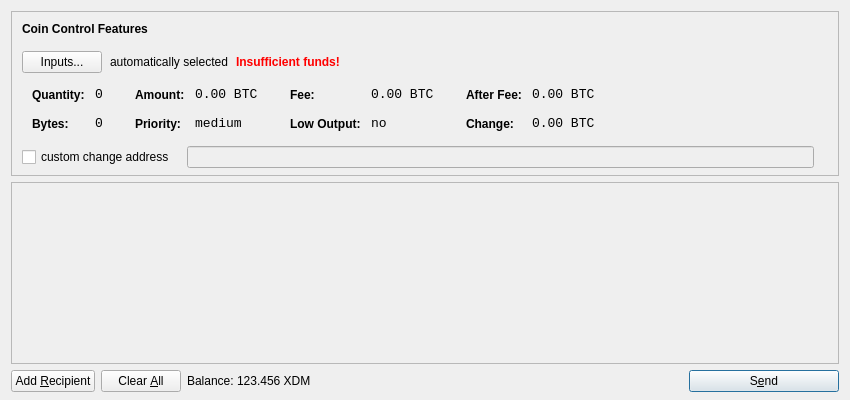
<?xml version="1.0" encoding="UTF-8"?>
<ui version="4.0">
 <class>SendCoinsDialog</class>
 <widget class="QDialog" name="SendCoinsDialog">
  <property name="geometry">
   <rect>
    <x>0</x>
    <y>0</y>
    <width>850</width>
    <height>400</height>
   </rect>
  </property>
  <property name="windowTitle">
   <string>Send Coins</string>
  </property>
  <layout class="QVBoxLayout" name="verticalLayout" stretch="0,1,0">
   <property name="bottomMargin">
    <number>8</number>
   </property>
   <item>
    <widget class="QFrame" name="frameCoinControl">
     <property name="sizePolicy">
      <sizepolicy hsizetype="Expanding" vsizetype="Expanding">
       <horstretch>0</horstretch>
       <verstretch>0</verstretch>
      </sizepolicy>
     </property>
     <property name="maximumSize">
      <size>
       <width>16777215</width>
       <height>16777215</height>
      </size>
     </property>
     <property name="frameShape">
      <enum>QFrame::StyledPanel</enum>
     </property>
     <property name="frameShadow">
      <enum>QFrame::Sunken</enum>
     </property>
     <layout class="QVBoxLayout" name="verticalLayoutCoinControl2">
      <property name="spacing">
       <number>-1</number>
      </property>
      <property name="leftMargin">
       <number>0</number>
      </property>
      <property name="topMargin">
       <number>0</number>
      </property>
      <property name="rightMargin">
       <number>0</number>
      </property>
      <property name="bottomMargin">
       <number>6</number>
      </property>
      <item>
       <layout class="QVBoxLayout" name="verticalLayoutCoinControl" stretch="0,0,0,0,1">
        <property name="spacing">
         <number>0</number>
        </property>
        <property name="leftMargin">
         <number>10</number>
        </property>
        <property name="topMargin">
         <number>10</number>
        </property>
        <item>
         <layout class="QHBoxLayout" name="horizontalLayoutCoinControl1">
          <property name="bottomMargin">
           <number>15</number>
          </property>
          <item>
           <widget class="QLabel" name="labelCoinControlFeatures">
            <property name="sizePolicy">
             <sizepolicy hsizetype="Preferred" vsizetype="Maximum">
              <horstretch>0</horstretch>
              <verstretch>0</verstretch>
             </sizepolicy>
            </property>
            <property name="font">
             <font>
              <weight>75</weight>
              <bold>true</bold>
             </font>
            </property>
            <property name="styleSheet">
             <string notr="true">font-weight:bold;</string>
            </property>
            <property name="text">
             <string>Coin Control Features</string>
            </property>
           </widget>
          </item>
         </layout>
        </item>
        <item>
         <layout class="QHBoxLayout" name="horizontalLayoutCoinControl2" stretch="0,0,0,0">
          <property name="spacing">
           <number>8</number>
          </property>
          <property name="bottomMargin">
           <number>10</number>
          </property>
          <item>
           <widget class="QPushButton" name="pushButtonCoinControl">
            <property name="styleSheet">
             <string notr="true"/>
            </property>
            <property name="text">
             <string>Inputs...</string>
            </property>
           </widget>
          </item>
          <item>
           <widget class="QLabel" name="labelCoinControlAutomaticallySelected">
            <property name="text">
             <string>automatically selected</string>
            </property>
            <property name="margin">
             <number>5</number>
            </property>
           </widget>
          </item>
          <item>
           <widget class="QLabel" name="labelCoinControlInsuffFunds">
            <property name="font">
             <font>
              <weight>75</weight>
              <bold>true</bold>
             </font>
            </property>
            <property name="styleSheet">
             <string notr="true">color:red;font-weight:bold;</string>
            </property>
            <property name="text">
             <string>Insufficient funds!</string>
            </property>
            <property name="margin">
             <number>5</number>
            </property>
           </widget>
          </item>
          <item>
           <spacer name="horizontalSpacerCoinControl">
            <property name="orientation">
             <enum>Qt::Horizontal</enum>
            </property>
            <property name="sizeHint" stdset="0">
             <size>
              <width>40</width>
              <height>1</height>
             </size>
            </property>
           </spacer>
          </item>
         </layout>
        </item>
        <item>
         <widget class="QWidget" name="widgetCoinControl" native="true">
          <property name="sizePolicy">
           <sizepolicy hsizetype="Preferred" vsizetype="Preferred">
            <horstretch>0</horstretch>
            <verstretch>0</verstretch>
           </sizepolicy>
          </property>
          <property name="minimumSize">
           <size>
            <width>0</width>
            <height>0</height>
           </size>
          </property>
          <property name="styleSheet">
           <string notr="true"/>
          </property>
          <layout class="QHBoxLayout" name="horizontalLayoutCoinControl5">
           <property name="margin">
            <number>0</number>
           </property>
           <item>
            <layout class="QHBoxLayout" name="horizontalLayoutCoinControl3" stretch="0,0,0,1">
             <property name="spacing">
              <number>20</number>
             </property>
             <property name="topMargin">
              <number>0</number>
             </property>
             <property name="bottomMargin">
              <number>10</number>
             </property>
             <item>
              <layout class="QFormLayout" name="formLayoutCoinControl1">
               <property name="horizontalSpacing">
                <number>10</number>
               </property>
               <property name="verticalSpacing">
                <number>14</number>
               </property>
               <property name="leftMargin">
                <number>10</number>
               </property>
               <property name="topMargin">
                <number>4</number>
               </property>
               <property name="rightMargin">
                <number>6</number>
               </property>
               <item row="0" column="0">
                <widget class="QLabel" name="labelCoinControlQuantityText">
                 <property name="styleSheet">
                  <string notr="true">font-weight:bold;</string>
                 </property>
                 <property name="text">
                  <string>Quantity:</string>
                 </property>
                 <property name="margin">
                  <number>0</number>
                 </property>
                </widget>
               </item>
               <item row="0" column="1">
                <widget class="QLabel" name="labelCoinControlQuantity">
                 <property name="font">
                  <font>
                   <family>Monospace</family>
                   <pointsize>10</pointsize>
                  </font>
                 </property>
                 <property name="cursor">
                  <cursorShape>IBeamCursor</cursorShape>
                 </property>
                 <property name="contextMenuPolicy">
                  <enum>Qt::ActionsContextMenu</enum>
                 </property>
                 <property name="text">
                  <string notr="true">0</string>
                 </property>
                 <property name="margin">
                  <number>0</number>
                 </property>
                 <property name="textInteractionFlags">
                  <set>Qt::LinksAccessibleByMouse|Qt::TextSelectableByKeyboard|Qt::TextSelectableByMouse</set>
                 </property>
                </widget>
               </item>
               <item row="1" column="0">
                <widget class="QLabel" name="labelCoinControlBytesText">
                 <property name="styleSheet">
                  <string notr="true">font-weight:bold;</string>
                 </property>
                 <property name="text">
                  <string>Bytes:</string>
                 </property>
                </widget>
               </item>
               <item row="1" column="1">
                <widget class="QLabel" name="labelCoinControlBytes">
                 <property name="font">
                  <font>
                   <family>Monospace</family>
                   <pointsize>10</pointsize>
                  </font>
                 </property>
                 <property name="cursor">
                  <cursorShape>IBeamCursor</cursorShape>
                 </property>
                 <property name="contextMenuPolicy">
                  <enum>Qt::ActionsContextMenu</enum>
                 </property>
                 <property name="text">
                  <string notr="true">0</string>
                 </property>
                 <property name="textInteractionFlags">
                  <set>Qt::LinksAccessibleByMouse|Qt::TextSelectableByKeyboard|Qt::TextSelectableByMouse</set>
                 </property>
                </widget>
               </item>
              </layout>
             </item>
             <item>
              <layout class="QFormLayout" name="formLayoutCoinControl2">
               <property name="horizontalSpacing">
                <number>10</number>
               </property>
               <property name="verticalSpacing">
                <number>14</number>
               </property>
               <property name="leftMargin">
                <number>6</number>
               </property>
               <property name="topMargin">
                <number>4</number>
               </property>
               <property name="rightMargin">
                <number>6</number>
               </property>
               <item row="0" column="0">
                <widget class="QLabel" name="labelCoinControlAmountText">
                 <property name="styleSheet">
                  <string notr="true">font-weight:bold;</string>
                 </property>
                 <property name="text">
                  <string>Amount:</string>
                 </property>
                 <property name="margin">
                  <number>0</number>
                 </property>
                </widget>
               </item>
               <item row="0" column="1">
                <widget class="QLabel" name="labelCoinControlAmount">
                 <property name="font">
                  <font>
                   <family>Monospace</family>
                   <pointsize>10</pointsize>
                  </font>
                 </property>
                 <property name="cursor">
                  <cursorShape>IBeamCursor</cursorShape>
                 </property>
                 <property name="contextMenuPolicy">
                  <enum>Qt::ActionsContextMenu</enum>
                 </property>
                 <property name="text">
                  <string notr="true">0.00 BTC</string>
                 </property>
                 <property name="textInteractionFlags">
                  <set>Qt::LinksAccessibleByMouse|Qt::TextSelectableByKeyboard|Qt::TextSelectableByMouse</set>
                 </property>
                </widget>
               </item>
               <item row="1" column="0">
                <widget class="QLabel" name="labelCoinControlPriorityText">
                 <property name="styleSheet">
                  <string notr="true">font-weight:bold;</string>
                 </property>
                 <property name="text">
                  <string>Priority:</string>
                 </property>
                </widget>
               </item>
               <item row="1" column="1">
                <widget class="QLabel" name="labelCoinControlPriority">
                 <property name="font">
                  <font>
                   <family>Monospace</family>
                   <pointsize>10</pointsize>
                  </font>
                 </property>
                 <property name="cursor">
                  <cursorShape>IBeamCursor</cursorShape>
                 </property>
                 <property name="contextMenuPolicy">
                  <enum>Qt::ActionsContextMenu</enum>
                 </property>
                 <property name="text">
                  <string>medium</string>
                 </property>
                 <property name="textInteractionFlags">
                  <set>Qt::LinksAccessibleByMouse|Qt::TextSelectableByKeyboard|Qt::TextSelectableByMouse</set>
                 </property>
                </widget>
               </item>
              </layout>
             </item>
             <item>
              <layout class="QFormLayout" name="formLayoutCoinControl3">
               <property name="horizontalSpacing">
                <number>10</number>
               </property>
               <property name="verticalSpacing">
                <number>14</number>
               </property>
               <property name="leftMargin">
                <number>6</number>
               </property>
               <property name="topMargin">
                <number>4</number>
               </property>
               <property name="rightMargin">
                <number>6</number>
               </property>
               <item row="0" column="0">
                <widget class="QLabel" name="labelCoinControlFeeText">
                 <property name="styleSheet">
                  <string notr="true">font-weight:bold;</string>
                 </property>
                 <property name="text">
                  <string>Fee:</string>
                 </property>
                 <property name="margin">
                  <number>0</number>
                 </property>
                </widget>
               </item>
               <item row="0" column="1">
                <widget class="QLabel" name="labelCoinControlFee">
                 <property name="font">
                  <font>
                   <family>Monospace</family>
                   <pointsize>10</pointsize>
                  </font>
                 </property>
                 <property name="cursor">
                  <cursorShape>IBeamCursor</cursorShape>
                 </property>
                 <property name="contextMenuPolicy">
                  <enum>Qt::ActionsContextMenu</enum>
                 </property>
                 <property name="text">
                  <string notr="true">0.00 BTC</string>
                 </property>
                 <property name="textInteractionFlags">
                  <set>Qt::LinksAccessibleByMouse|Qt::TextSelectableByKeyboard|Qt::TextSelectableByMouse</set>
                 </property>
                </widget>
               </item>
               <item row="1" column="0">
                <widget class="QLabel" name="labelCoinControlLowOutputText">
                 <property name="styleSheet">
                  <string notr="true">font-weight:bold;</string>
                 </property>
                 <property name="text">
                  <string>Low Output:</string>
                 </property>
                </widget>
               </item>
               <item row="1" column="1">
                <widget class="QLabel" name="labelCoinControlLowOutput">
                 <property name="font">
                  <font>
                   <family>Monospace</family>
                   <pointsize>10</pointsize>
                  </font>
                 </property>
                 <property name="cursor">
                  <cursorShape>IBeamCursor</cursorShape>
                 </property>
                 <property name="contextMenuPolicy">
                  <enum>Qt::ActionsContextMenu</enum>
                 </property>
                 <property name="text">
                  <string>no</string>
                 </property>
                 <property name="textInteractionFlags">
                  <set>Qt::LinksAccessibleByMouse|Qt::TextSelectableByKeyboard|Qt::TextSelectableByMouse</set>
                 </property>
                </widget>
               </item>
              </layout>
             </item>
             <item>
              <layout class="QFormLayout" name="formLayoutCoinControl4">
               <property name="horizontalSpacing">
                <number>10</number>
               </property>
               <property name="verticalSpacing">
                <number>14</number>
               </property>
               <property name="leftMargin">
                <number>6</number>
               </property>
               <property name="topMargin">
                <number>4</number>
               </property>
               <property name="rightMargin">
                <number>6</number>
               </property>
               <item row="0" column="0">
                <widget class="QLabel" name="labelCoinControlAfterFeeText">
                 <property name="styleSheet">
                  <string notr="true">font-weight:bold;</string>
                 </property>
                 <property name="text">
                  <string>After Fee:</string>
                 </property>
                 <property name="margin">
                  <number>0</number>
                 </property>
                </widget>
               </item>
               <item row="0" column="1">
                <widget class="QLabel" name="labelCoinControlAfterFee">
                 <property name="font">
                  <font>
                   <family>Monospace</family>
                   <pointsize>10</pointsize>
                  </font>
                 </property>
                 <property name="cursor">
                  <cursorShape>IBeamCursor</cursorShape>
                 </property>
                 <property name="contextMenuPolicy">
                  <enum>Qt::ActionsContextMenu</enum>
                 </property>
                 <property name="text">
                  <string notr="true">0.00 BTC</string>
                 </property>
                 <property name="textInteractionFlags">
                  <set>Qt::LinksAccessibleByMouse|Qt::TextSelectableByKeyboard|Qt::TextSelectableByMouse</set>
                 </property>
                </widget>
               </item>
               <item row="1" column="0">
                <widget class="QLabel" name="labelCoinControlChangeText">
                 <property name="styleSheet">
                  <string notr="true">font-weight:bold;</string>
                 </property>
                 <property name="text">
                  <string>Change:</string>
                 </property>
                </widget>
               </item>
               <item row="1" column="1">
                <widget class="QLabel" name="labelCoinControlChange">
                 <property name="font">
                  <font>
                   <family>Monospace</family>
                   <pointsize>10</pointsize>
                  </font>
                 </property>
                 <property name="cursor">
                  <cursorShape>IBeamCursor</cursorShape>
                 </property>
                 <property name="contextMenuPolicy">
                  <enum>Qt::ActionsContextMenu</enum>
                 </property>
                 <property name="text">
                  <string notr="true">0.00 BTC</string>
                 </property>
                 <property name="textInteractionFlags">
                  <set>Qt::LinksAccessibleByMouse|Qt::TextSelectableByKeyboard|Qt::TextSelectableByMouse</set>
                 </property>
                </widget>
               </item>
              </layout>
             </item>
            </layout>
           </item>
          </layout>
         </widget>
        </item>
        <item>
         <layout class="QHBoxLayout" name="horizontalLayoutCoinControl4" stretch="0,0,0">
          <property name="spacing">
           <number>12</number>
          </property>
          <property name="sizeConstraint">
           <enum>QLayout::SetDefaultConstraint</enum>
          </property>
          <property name="topMargin">
           <number>5</number>
          </property>
          <property name="rightMargin">
           <number>5</number>
          </property>
          <item>
           <widget class="QCheckBox" name="checkBoxCoinControlChange">
            <property name="text">
             <string>custom change address</string>
            </property>
           </widget>
          </item>
          <item>
           <widget class="QLineEdit" name="lineEditCoinControlChange">
            <property name="enabled">
             <bool>false</bool>
            </property>
            <property name="sizePolicy">
             <sizepolicy hsizetype="Expanding" vsizetype="Fixed">
              <horstretch>0</horstretch>
              <verstretch>0</verstretch>
             </sizepolicy>
            </property>
           </widget>
          </item>
          <item>
           <widget class="QLabel" name="labelCoinControlChangeLabel">
            <property name="sizePolicy">
             <sizepolicy hsizetype="Preferred" vsizetype="Expanding">
              <horstretch>0</horstretch>
              <verstretch>0</verstretch>
             </sizepolicy>
            </property>
            <property name="minimumSize">
             <size>
              <width>0</width>
              <height>0</height>
             </size>
            </property>
            <property name="text">
             <string/>
            </property>
            <property name="margin">
             <number>3</number>
            </property>
           </widget>
          </item>
         </layout>
        </item>
        <item>
         <spacer name="verticalSpacerCoinControl">
          <property name="orientation">
           <enum>Qt::Vertical</enum>
          </property>
          <property name="sizeHint" stdset="0">
           <size>
            <width>800</width>
            <height>1</height>
           </size>
          </property>
         </spacer>
        </item>
       </layout>
      </item>
     </layout>
    </widget>
   </item>
   <item>
    <widget class="QScrollArea" name="scrollArea">
     <property name="widgetResizable">
      <bool>true</bool>
     </property>
     <widget class="QWidget" name="scrollAreaWidgetContents">
      <property name="geometry">
       <rect>
        <x>0</x>
        <y>0</y>
        <width>830</width>
        <height>165</height>
       </rect>
      </property>
      <layout class="QVBoxLayout" name="verticalLayout_2">
       <property name="margin">
        <number>0</number>
       </property>
       <item>
        <layout class="QVBoxLayout" name="entries">
         <property name="spacing">
          <number>6</number>
         </property>
        </layout>
       </item>
       <item>
        <spacer name="verticalSpacer">
         <property name="orientation">
          <enum>Qt::Vertical</enum>
         </property>
         <property name="sizeHint" stdset="0">
          <size>
           <width>20</width>
           <height>40</height>
          </size>
         </property>
        </spacer>
       </item>
      </layout>
     </widget>
    </widget>
   </item>
   <item>
    <layout class="QHBoxLayout" name="horizontalLayout">
     <item>
      <widget class="QPushButton" name="addButton">
       <property name="toolTip">
        <string>Send to multiple recipients at once</string>
       </property>
       <property name="text">
        <string>Add &amp;Recipient</string>
       </property>
       <property name="icon">
        <iconset resource="../bitcoin.qrc">
         <normaloff>:/icons/add</normaloff>:/icons/add</iconset>
       </property>
       <property name="autoDefault">
        <bool>false</bool>
       </property>
      </widget>
     </item>
     <item>
      <widget class="QPushButton" name="clearButton">
       <property name="sizePolicy">
        <sizepolicy hsizetype="Minimum" vsizetype="Fixed">
         <horstretch>0</horstretch>
         <verstretch>0</verstretch>
        </sizepolicy>
       </property>
       <property name="toolTip">
        <string>Remove all transaction fields</string>
       </property>
       <property name="text">
        <string>Clear &amp;All</string>
       </property>
       <property name="icon">
        <iconset resource="../bitcoin.qrc">
         <normaloff>:/icons/remove</normaloff>:/icons/remove</iconset>
       </property>
       <property name="autoRepeatDelay">
        <number>300</number>
       </property>
       <property name="autoDefault">
        <bool>false</bool>
       </property>
      </widget>
     </item>
     <item>
      <layout class="QHBoxLayout" name="horizontalLayout_2">
       <property name="spacing">
        <number>3</number>
       </property>
       <item>
        <widget class="QLabel" name="label">
         <property name="text">
          <string>Balance:</string>
         </property>
        </widget>
       </item>
       <item>
        <widget class="QLabel" name="labelBalance">
         <property name="cursor">
          <cursorShape>IBeamCursor</cursorShape>
         </property>
         <property name="text">
          <string>123.456 XDM</string>
         </property>
         <property name="textInteractionFlags">
          <set>Qt::LinksAccessibleByMouse|Qt::TextSelectableByKeyboard|Qt::TextSelectableByMouse</set>
         </property>
        </widget>
       </item>
      </layout>
     </item>
     <item>
      <spacer name="horizontalSpacer">
       <property name="orientation">
        <enum>Qt::Horizontal</enum>
       </property>
       <property name="sizeHint" stdset="0">
        <size>
         <width>40</width>
         <height>20</height>
        </size>
       </property>
      </spacer>
     </item>
     <item>
      <widget class="QPushButton" name="sendButton">
       <property name="minimumSize">
        <size>
         <width>150</width>
         <height>0</height>
        </size>
       </property>
       <property name="toolTip">
        <string>Confirm the send action</string>
       </property>
       <property name="text">
        <string>S&amp;end</string>
       </property>
       <property name="icon">
        <iconset resource="../bitcoin.qrc">
         <normaloff>:/icons/send</normaloff>:/icons/send</iconset>
       </property>
       <property name="default">
        <bool>true</bool>
       </property>
      </widget>
     </item>
    </layout>
   </item>
  </layout>
 </widget>
 <resources>
  <include location="../bitcoin.qrc"/>
 </resources>
 <connections/>
</ui>
